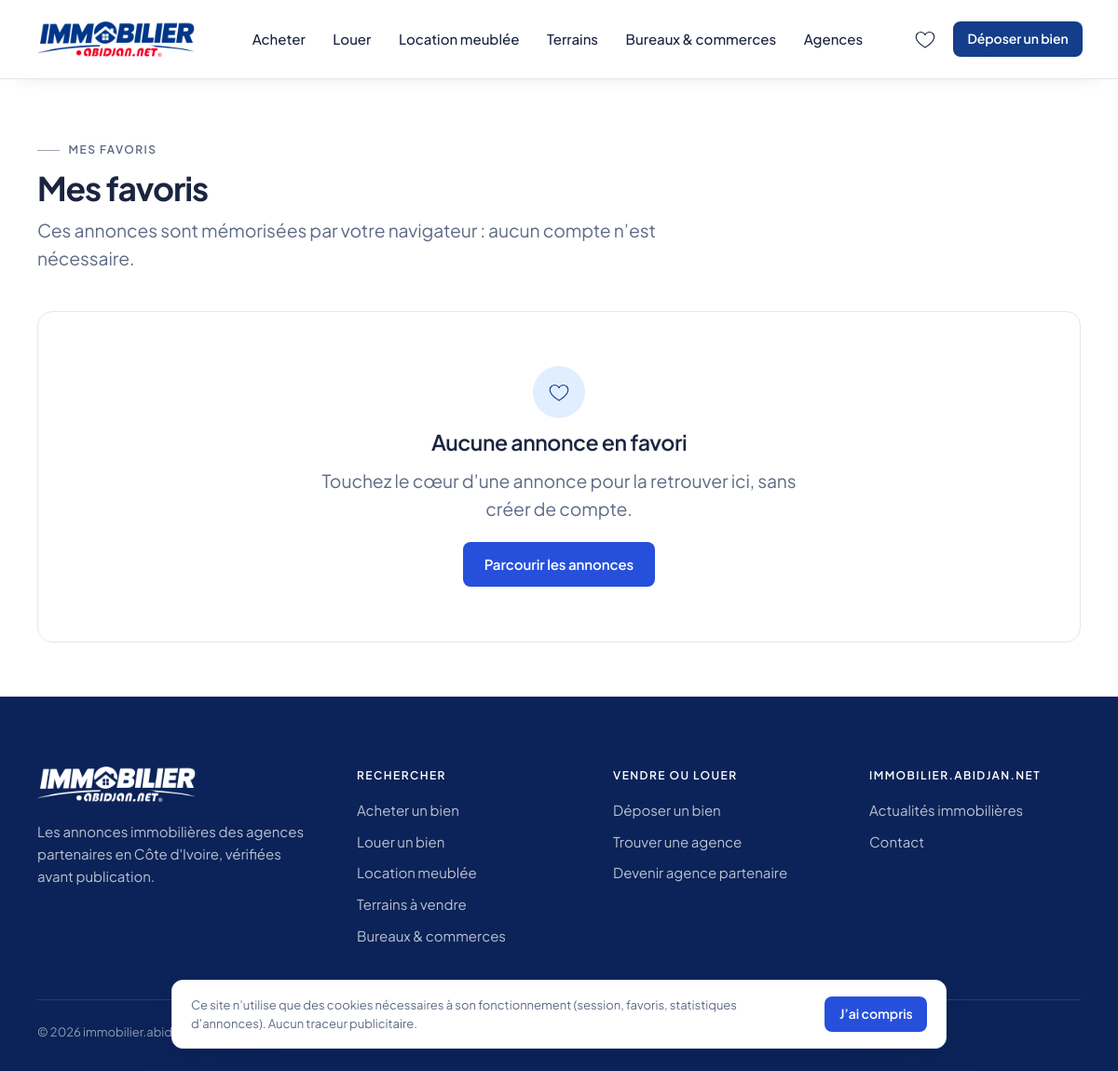
/favoris, run on the app's committed database.
### tables this page shows
CREATE TABLE countries (
  id                 INT UNSIGNED     NOT NULL AUTO_INCREMENT,
  iso2               CHAR(2)          NOT NULL,
  name               VARCHAR(100)     NOT NULL,
  name_translations  JSON             NULL,
  currency_code      CHAR(3)          NOT NULL COMMENT 'ISO 4217 (XOF, XAF, GHS…)',
  currency_symbol    VARCHAR(10)      NOT NULL,
  currency_decimals  TINYINT UNSIGNED NOT NULL DEFAULT 0,
  phone_prefix       VARCHAR(6)       NOT NULL,
  default_locale     VARCHAR(10)      NOT NULL DEFAULT 'fr',
  timezone           VARCHAR(40)      NOT NULL,
  is_active          TINYINT(1)       NOT NULL DEFAULT 0,
  sort_order         SMALLINT         NOT NULL DEFAULT 0,
  created_at         DATETIME         NOT NULL DEFAULT CURRENT_TIMESTAMP,
  updated_at         DATETIME         NULL ON UPDATE CURRENT_TIMESTAMP,
  PRIMARY KEY (id),
  UNIQUE KEY uq_countries_iso2 (iso2)
);

CREATE TABLE sites (
  id                 INT UNSIGNED  NOT NULL AUTO_INCREMENT,
  country_id         INT UNSIGNED  NOT NULL,
  code               VARCHAR(30)   NOT NULL COMMENT 'Identifiant technique (ci, sn…)',
  name               VARCHAR(100)  NOT NULL,
  theme              VARCHAR(50)   NOT NULL DEFAULT 'default',
  default_locale     VARCHAR(10)   NOT NULL DEFAULT 'fr',
  supported_locales  JSON          NULL COMMENT '["fr","en"]',
  contact_email      VARCHAR(190)  NULL,
  contact_phone      VARCHAR(30)   NULL,
  contact_whatsapp   VARCHAR(30)   NULL,
  address            VARCHAR(255)  NULL,
  latitude           DECIMAL(10,7) NULL COMMENT 'Position de l''éditeur (carte de la page Contact)',
  longitude          DECIMAL(10,7) NULL,
  social_links       JSON          NULL COMMENT '{"facebook": "https://…", …} — réseaux affichés dans le pied de page',
  status             ENUM('active','maintenance','disabled') NOT NULL DEFAULT 'disabled',
  created_at         DATETIME      NOT NULL DEFAULT CURRENT_TIMESTAMP,
  updated_at         DATETIME      NULL ON UPDATE CURRENT_TIMESTAMP,
  PRIMARY KEY (id),
  UNIQUE KEY uq_sites_code (code),
  KEY idx_sites_country (country_id),
  CONSTRAINT fk_sites_country FOREIGN KEY (country_id) REFERENCES countries (id)
);

### app/Views/front/layouts/app.php (the view, shortened to what the rows shown need)
<?php
$headerOverlay ??= false;
$cmsPages = site() !== null
    ? app()->pages()->byCodes(['about', 'how_it_works', 'legal_notice', 'terms', 'privacy', 'cookies'], site()->id, locale())
    : [];
?>
<!doctype html>
<html lang="<?= e(locale()) ?>">
<head>
  <link rel="stylesheet" href="<?= e(asset('css/app.css')) ?>">
</head>
<body class="<?= $headerOverlay ? '' : 'im-has-header' ?>">
  <main id="contenu" tabindex="-1">
    <?= $content ?>
  </main>
  <?= render_view('front/partials/footer', ['pages' => $cmsPages]) ?>
</body>
</html>

### app/Views/front/partials/footer.php (shortened to what the rows shown need)
<?php
$site = site();
$siteName = $site->name ?? config('app.name');
$country = $site?->country->localizedName(locale()) ?? '';
?>
<footer class="im-footer">
  <div class="im-container">
    <div class="im-footer__top">
      <div class="im-footer__about">
        <a class="im-footer__brand" href="<?= e(url()) ?>" aria-label="<?= e(__('front.nav.home_label', ['site' => $siteName])) ?>">
          <img src="<?= e(asset('img/brand/logo-immobilier-abidjan-net-blanc.png')) ?>" alt="" width="428" height="96" loading="lazy">
        </a>
        <p class="im-footer__pitch"><?= e(__('front.footer.pitch', ['country' => $country])) ?></p>
      </div>
    </div>
    <div class="im-footer__bottom">
      <span>© <?= e(date('Y')) ?> <?= e($siteName) ?></span>
    </div>
  </div>
</footer>

### data on the page
countries: name "Les annonces immobilières des agences partenaires en Côte d'Ivoire, vérifiées avant publication."
sites: name "immobilier.abidjan.net"

### other printed values
$item['label'] "Acheter"
$item['label'] "Louer"
$item['label'] "Location meublée"
$item['label'] "Terrains"
$item['label'] "Bureaux & commerces"
$item['label'] "Agences"
__('front.nav.submit_property') "Déposer un bien"
__('front.nav.favorites') "MES FAVORIS"
__('front.favorites.title') "Mes favoris"
__('front.favorites.lead') "Ces annonces sont mémorisées par votre navigateur : aucun compte n’est nécessaire."
__('front.favorites.empty_title') "Aucune annonce en favori"
__('front.favorites.empty_text') "Touchez le cœur d’une annonce pour la retrouver ici, sans créer de compte."
__('front.favorites.empty_cta') "Parcourir les annonces"
$title "RECHERCHER"
$label "Acheter un bien"
